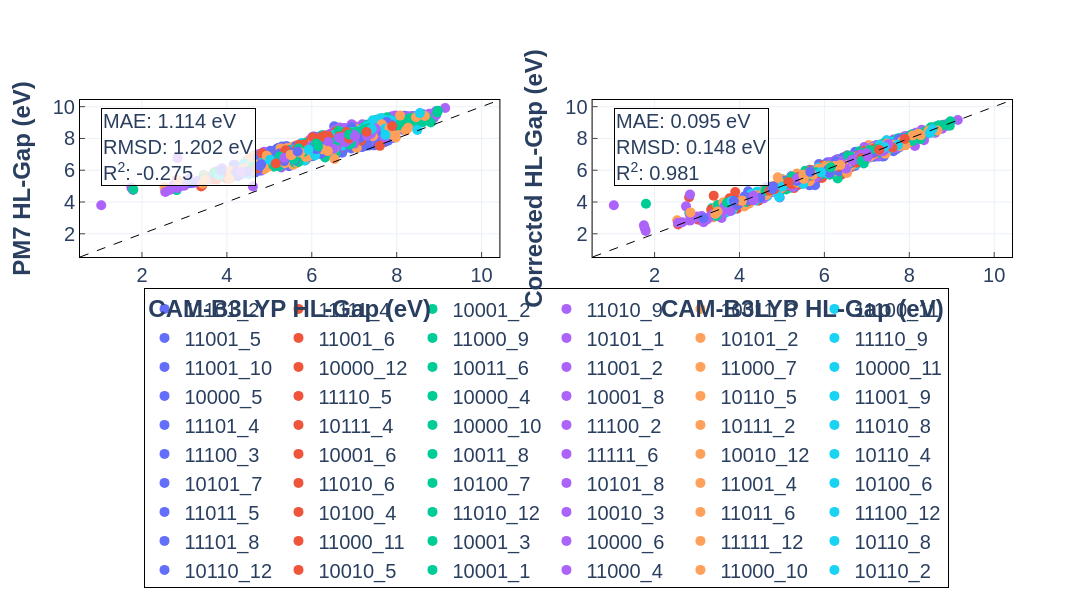
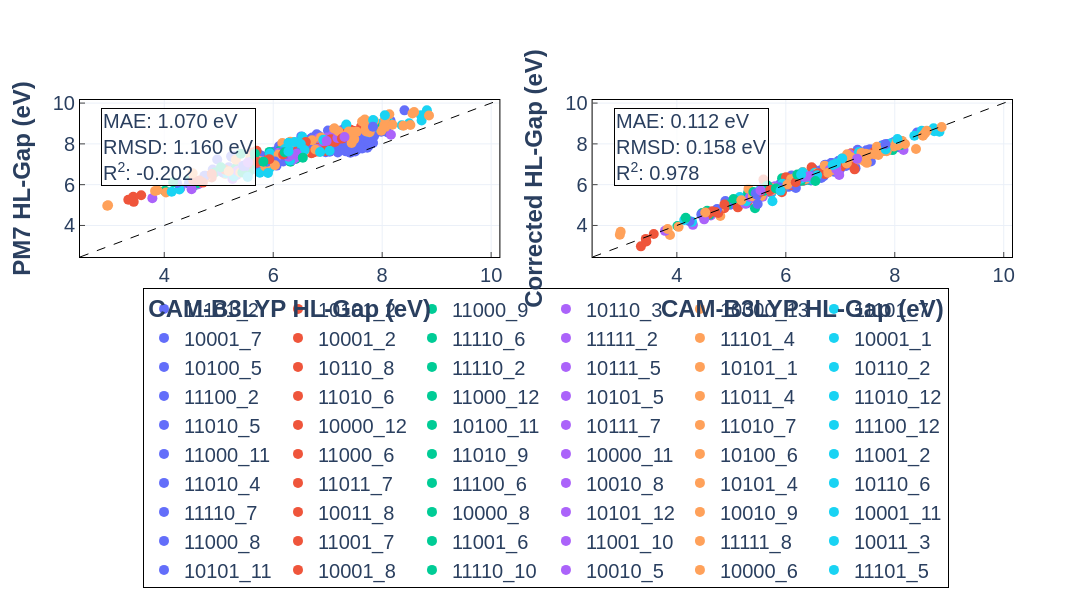
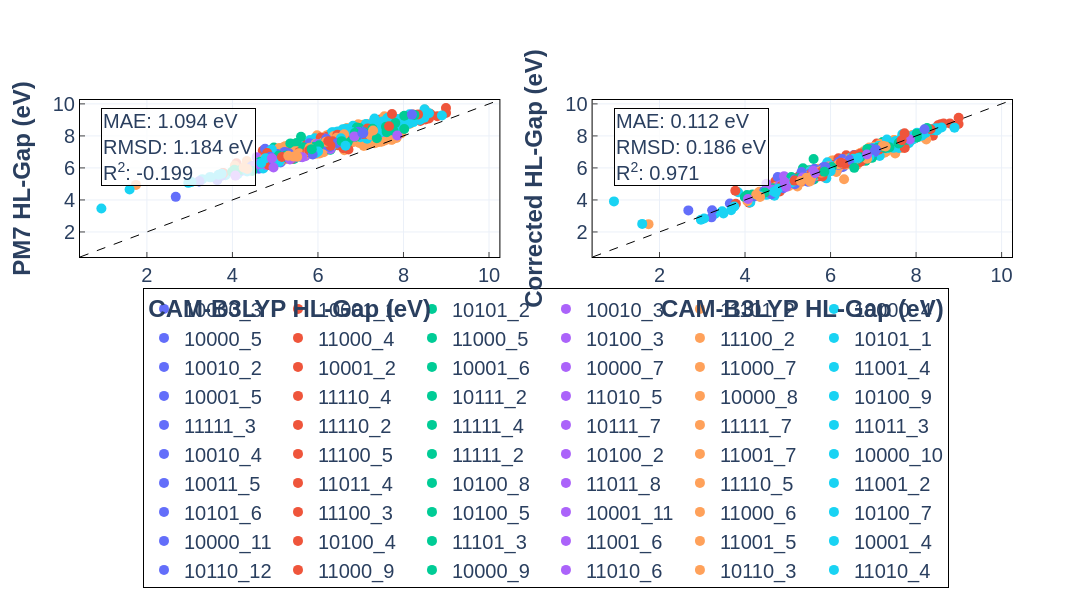

The cell these charts' notebook holds for them, in order:
### Code cell
import os

import numpy as np
import torch
from sklearn.model_selection import StratifiedKFold, train_test_split
from torch.utils.data import DataLoader, Subset

from dataset.pac_matrix import PAC5MatrixHLGapTransferLearningDataset

TARGET_FOLD = 1
K_FOLDS = 5
BATCH_SIZE = 256

device = torch.device("cuda" if torch.cuda.is_available() else "cpu")
print(f"Using device: {device}")

dataset = PAC5MatrixHLGapTransferLearningDataset()

safe_stratify_labels = build_band_gap_bin_labels(dataset)

skf = StratifiedKFold(n_splits=K_FOLDS, shuffle=True, random_state=42)

target_train_idx, target_val_idx, target_test_idx = None, None, None

for fold, (train_val_idx, test_idx) in enumerate(
    skf.split(np.zeros(len(dataset)), safe_stratify_labels), 1
):
    if fold == TARGET_FOLD:
        try:
            train_idx, val_idx = train_test_split(
                train_val_idx,
                test_size=0.125,
                random_state=42,
                stratify=safe_stratify_labels[train_val_idx],
            )
        except ValueError:
            train_idx, val_idx = train_test_split(
                train_val_idx, test_size=0.125, random_state=42
            )

        target_train_idx = train_idx
        target_val_idx = val_idx
        target_test_idx = test_idx
        break

if target_train_idx is None or target_val_idx is None or target_test_idx is None:
    raise ValueError(f"Fold {TARGET_FOLD} is out of bounds for K={K_FOLDS}")

train_sub = Subset(dataset, target_train_idx)
val_sub = Subset(dataset, target_val_idx)
test_sub = Subset(dataset, target_test_idx)

train_loader = DataLoader(train_sub, batch_size=BATCH_SIZE, shuffle=False)
val_loader = DataLoader(val_sub, batch_size=BATCH_SIZE, shuffle=False)
test_loader = DataLoader(test_sub, batch_size=BATCH_SIZE, shuffle=False)

model = GCNNDeltaCorrection().to(device)

model_path = f"../models/gcnn_3.7M-pac_grid-[PAC5-hl_gap-to_camb3lyp_hl_gap]-transfer/fold_{TARGET_FOLD}.pth"
if not os.path.exists(model_path):
    raise FileNotFoundError(f"No trained model weights at {model_path} for this fold")

model.load_state_dict(torch.load(model_path, map_location=device))


def evaluate_and_plot(model, loader, split_name, fold_num, device):
    model.eval()
    results = []

    with torch.no_grad():
        for pac_tensor, low_bg, high_bg, smiles_batch, level_batch in loader:
            pac_tensor = pac_tensor.to(device)
            low_bg = low_bg.to(device)

            corrected_bg, _ = model(pac_tensor, low_bg)

            for i in range(len(smiles_batch)):
                results.append(
                    {
                        "smiles": smiles_batch[i],
                        "level": level_batch[i],
                        "pm7_bg": low_bg[i].item(),
                        "camb3lyp_bg": high_bg[i].item(),
                        "corrected_bg": corrected_bg[i].item(),
                    }
                )

    df_results = pd.DataFrame(results)

    y_true = df_results["camb3lyp_bg"]
    y_orig = df_results["pm7_bg"]
    y_corr = df_results["corrected_bg"]

    orig_mae = (y_orig - y_true).abs().mean()
    orig_rmsd = np.sqrt(((y_orig - y_true) ** 2).mean())
    orig_r2 = r2_score(y_true, y_orig)

    corr_mae = (y_corr - y_true).abs().mean()
    corr_rmsd = np.sqrt(((y_corr - y_true) ** 2).mean())
    corr_r2 = r2_score(y_true, y_corr)

    fig = make_subplots(rows=1, cols=2, horizontal_spacing=0.1)

    levels = df_results["level"].unique()
    colors = ["#636EFA", "#EF553B", "#00CC96", "#AB63FA", "#FFA15A", "#19D3F3"]

    def add_scatter_traces(col_name, subplot_col):
        for i, level in enumerate(levels):
            df_sub = df_results[df_results["level"] == level]
            fig.add_trace(
                go.Scatter(
                    x=df_sub["camb3lyp_bg"],
                    y=df_sub[col_name],
                    mode="markers",
                    name=str(level),
                    marker=dict(color=colors[i % len(colors)]),
                    text=df_sub["smiles"],
                    hovertemplate="SMILES: %{text}<br>CAM-B3LYP: %{x:.4f} eV<br>Y: %{y:.4f} eV<extra></extra>",
                    showlegend=(subplot_col == 1),
                ),
                row=1,
                col=subplot_col,
            )

    add_scatter_traces("pm7_bg", 1)
    add_scatter_traces("corrected_bg", 2)

    min_val = min(y_true.min(), y_orig.min(), y_corr.min()) - 0.5
    max_val = max(y_true.max(), y_orig.max(), y_corr.max()) + 0.5

    for col in [1, 2]:
        fig.add_trace(
            go.Scatter(
                x=[min_val, max_val],
                y=[min_val, max_val],
                mode="lines",
                line=dict(dash="dash", color="black", width=1),
                name="Parity",
                showlegend=False,
            ),
            row=1,
            col=col,
        )

    fig.update_layout(width=1100, height=550, template="plotly", font=dict(size=18))

    def get_stats_text(mae, rmsd, r2):
        return f"MAE: {mae:.3f} eV<br>RMSD: {rmsd:.3f} eV<br>R<sup>2</sup>: {r2:.3f}"

    fig.add_annotation(
        text=get_stats_text(orig_mae, orig_rmsd, orig_r2),
        xref="x domain",
        yref="y domain",
        x=0.05,
        y=0.95,
        showarrow=False,
        align="left",
        bgcolor="rgba(255,255,255,0.8)",
        bordercolor="black",
    )

    fig.add_annotation(
        text=get_stats_text(corr_mae, corr_rmsd, corr_r2),
        xref="x2 domain",
        yref="y2 domain",
        x=0.05,
        y=0.95,
        showarrow=False,
        align="left",
        bgcolor="rgba(255,255,255,0.8)",
        bordercolor="black",
    )

    fig.update_xaxes(
        title_text="<b>CAM-B3LYP HL-Gap (eV)</b>",
        row=1,
        col=1,
        range=[min_val, max_val],
    )
    fig.update_xaxes(
        title_text="<b>CAM-B3LYP HL-Gap (eV)</b>",
        row=1,
        col=2,
        range=[min_val, max_val],
    )
    fig.update_yaxes(
        title_text="<b>PM7 HL-Gap (eV)</b>", row=1, col=1, range=[min_val, max_val]
    )
    fig.update_yaxes(
        title_text="<b>Corrected HL-Gap (eV)</b>",
        row=1,
        col=2,
        range=[min_val, max_val],
    )
    fig.update_xaxes(
        linewidth=1, linecolor="black", mirror=True, ticks="inside", showline=True
    )
    fig.update_yaxes(
        linewidth=1, linecolor="black", mirror=True, ticks="inside", showline=True
    )
    fig.update_traces(marker=dict(size=10))
    fig.update_layout(
        template="plotly_white",
        font=dict(family="Helvetica", size=20),
        width=1200,
        height=600,
        paper_bgcolor="rgba(0,0,0,0)",
        showlegend=True,
        legend=dict(
            orientation="h",
            yanchor="top",
            y=-0.2,
            xanchor="center",
            x=0.5,
            bordercolor="black",
            borderwidth=1,
        ),
    )

    filename = (
        f"./bg_delta_results_transfer_learning_fold_{fold_num}_{split_name.lower()}.svg"
    )
    fig.write_image(filename)
    print(f"Saved {filename}")
    fig.show()


evaluate_and_plot(model, train_loader, "Train", TARGET_FOLD, device)
evaluate_and_plot(model, val_loader, "Val", TARGET_FOLD, device)
evaluate_and_plot(model, test_loader, "Test", TARGET_FOLD, device)
